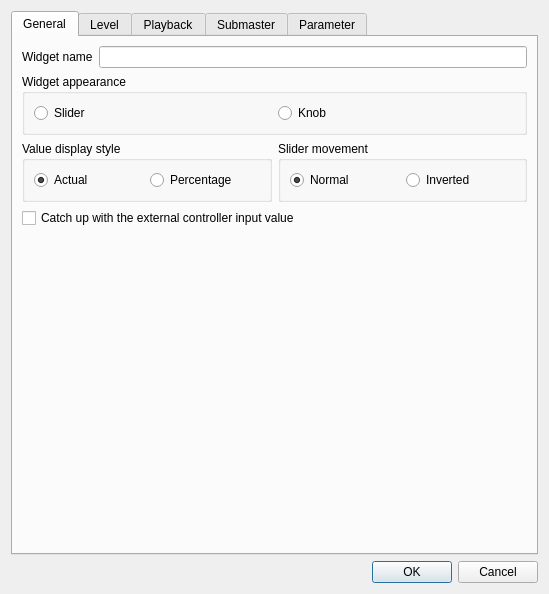
<?xml version="1.0" encoding="UTF-8"?>
<ui version="4.0">
 <author>Massimo Callegari</author>
 <comment>
  Q Light Controller Plus
  vcsliderproperties.ui

  Copyright (c) 2015 Massimo Callegari

  Licensed under the Apache License, Version 2.0 (the &quot;License&quot;);
  you may not use this file except in compliance with the License.
  You may obtain a copy of the License at

      http://www.apache.org/licenses/LICENSE-2.0.txt

  Unless required by applicable law or agreed to in writing, software
  distributed under the License is distributed on an &quot;AS IS&quot; BASIS,
  WITHOUT WARRANTIES OR CONDITIONS OF ANY KIND, either express or implied.
  See the License for the specific language governing permissions and
  limitations under the License.
 </comment>
 <class>VCSliderProperties</class>
 <widget class="QDialog" name="VCSliderProperties">
  <property name="geometry">
   <rect>
    <x>0</x>
    <y>0</y>
    <width>549</width>
    <height>594</height>
   </rect>
  </property>
  <property name="windowTitle">
   <string>Slider properties</string>
  </property>
  <layout class="QVBoxLayout">
   <item>
    <widget class="QTabWidget" name="m_tab">
     <property name="toolTip">
      <string/>
     </property>
     <property name="currentIndex">
      <number>0</number>
     </property>
     <widget class="QWidget" name="General">
      <attribute name="title">
       <string>General</string>
      </attribute>
      <layout class="QGridLayout" name="gridLayout_2">
       <item row="5" column="0" colspan="2">
        <widget class="QFrame" name="frame">
         <property name="frameShape">
          <enum>QFrame::Shape::NoFrame</enum>
         </property>
         <property name="frameShadow">
          <enum>QFrame::Shadow::Raised</enum>
         </property>
         <layout class="QVBoxLayout" name="verticalLayout_14">
          <property name="leftMargin">
           <number>0</number>
          </property>
          <property name="topMargin">
           <number>0</number>
          </property>
          <property name="rightMargin">
           <number>0</number>
          </property>
          <property name="bottomMargin">
           <number>0</number>
          </property>
          <item>
           <layout class="QVBoxLayout" name="m_extControlLayout"/>
          </item>
         </layout>
        </widget>
       </item>
       <item row="1" column="0" colspan="2">
        <widget class="QGroupBox" name="groupBox">
         <property name="title">
          <string>Widget appearance</string>
         </property>
         <layout class="QHBoxLayout" name="horizontalLayout_6">
          <item>
           <widget class="QRadioButton" name="m_widgetSliderRadio">
            <property name="text">
             <string>Slider</string>
            </property>
            <property name="icon">
             <iconset resource="../../../build/Desktop_Qt_6_9_3-Debug/fixtureeditor/.qt/rcc/qlcui.qrc">
              <normaloff>:/slider.png</normaloff>:/slider.png</iconset>
            </property>
            <property name="iconSize">
             <size>
              <width>32</width>
              <height>32</height>
             </size>
            </property>
           </widget>
          </item>
          <item>
           <widget class="QRadioButton" name="m_widgetKnobRadio">
            <property name="text">
             <string>Knob</string>
            </property>
            <property name="icon">
             <iconset resource="../../../build/Desktop_Qt_6_9_3-Debug/fixtureeditor/.qt/rcc/qlcui.qrc">
              <normaloff>:/knob.png</normaloff>:/knob.png</iconset>
            </property>
            <property name="iconSize">
             <size>
              <width>32</width>
              <height>32</height>
             </size>
            </property>
           </widget>
          </item>
         </layout>
        </widget>
       </item>
       <item row="4" column="0" colspan="2">
        <widget class="QCheckBox" name="m_catchValueCheck">
         <property name="text">
          <string>Catch up with the external controller input value</string>
         </property>
        </widget>
       </item>
       <item row="0" column="0" colspan="2">
        <layout class="QHBoxLayout">
         <item>
          <widget class="QLabel" name="m_nameLabel">
           <property name="text">
            <string>Widget name</string>
           </property>
          </widget>
         </item>
         <item>
          <widget class="QLineEdit" name="m_nameEdit">
           <property name="toolTip">
            <string>Name of the slider</string>
           </property>
          </widget>
         </item>
        </layout>
       </item>
       <item row="3" column="1">
        <widget class="QGroupBox" name="m_sliderMovementGroup">
         <property name="title">
          <string>Slider movement</string>
         </property>
         <layout class="QHBoxLayout" name="horizontalLayout_3">
          <item>
           <widget class="QRadioButton" name="m_sliderMovementNormalRadio">
            <property name="text">
             <string>Normal</string>
            </property>
            <property name="checked">
             <bool>true</bool>
            </property>
           </widget>
          </item>
          <item>
           <widget class="QRadioButton" name="m_sliderMovementInvertedRadio">
            <property name="text">
             <string>Inverted</string>
            </property>
           </widget>
          </item>
         </layout>
        </widget>
       </item>
       <item row="3" column="0">
        <widget class="QGroupBox" name="m_valueGroup">
         <property name="title">
          <string>Value display style</string>
         </property>
         <layout class="QHBoxLayout" name="horizontalLayout_2">
          <item>
           <widget class="QRadioButton" name="m_valueExactRadio">
            <property name="toolTip">
             <string>Show exact DMX values</string>
            </property>
            <property name="text">
             <string>Actual</string>
            </property>
            <property name="checked">
             <bool>true</bool>
            </property>
           </widget>
          </item>
          <item>
           <widget class="QRadioButton" name="m_valuePercentageRadio">
            <property name="toolTip">
             <string>Show value as percentage</string>
            </property>
            <property name="text">
             <string>Percentage</string>
            </property>
           </widget>
          </item>
         </layout>
        </widget>
       </item>
       <item row="6" column="0" colspan="2">
        <spacer>
         <property name="orientation">
          <enum>Qt::Orientation::Vertical</enum>
         </property>
         <property name="sizeHint" stdset="0">
          <size>
           <width>20</width>
           <height>40</height>
          </size>
         </property>
        </spacer>
       </item>
      </layout>
     </widget>
     <widget class="QWidget" name="Level">
      <attribute name="title">
       <string>Level</string>
      </attribute>
      <layout class="QVBoxLayout" name="verticalLayout_2">
       <item>
        <widget class="QGroupBox" name="m_levelValueRangeGroup">
         <property name="title">
          <string>Value range</string>
         </property>
         <layout class="QHBoxLayout">
          <item>
           <widget class="QLabel" name="m_levelLowLimitLabel">
            <property name="text">
             <string>Low limit</string>
            </property>
           </widget>
          </item>
          <item>
           <widget class="QSpinBox" name="m_levelLowLimitSpin">
            <property name="toolTip">
             <string>Lowest DMX value that can be set with this slider</string>
            </property>
            <property name="maximum">
             <number>255</number>
            </property>
           </widget>
          </item>
          <item>
           <widget class="QLabel" name="m_levelHighLimitLabel">
            <property name="text">
             <string>High limit</string>
            </property>
           </widget>
          </item>
          <item>
           <widget class="QSpinBox" name="m_levelHighLimitSpin">
            <property name="toolTip">
             <string>Highest DMX value that can be set with this slider</string>
            </property>
            <property name="maximum">
             <number>255</number>
            </property>
            <property name="value">
             <number>255</number>
            </property>
           </widget>
          </item>
          <item>
           <spacer>
            <property name="orientation">
             <enum>Qt::Orientation::Horizontal</enum>
            </property>
            <property name="sizeHint" stdset="0">
             <size>
              <width>40</width>
              <height>0</height>
             </size>
            </property>
           </spacer>
          </item>
          <item>
           <widget class="QPushButton" name="m_levelCapabilityButton">
            <property name="enabled">
             <bool>false</bool>
            </property>
            <property name="toolTip">
             <string>Set value range from the selected capability</string>
            </property>
            <property name="text">
             <string>From capability</string>
            </property>
           </widget>
          </item>
         </layout>
        </widget>
       </item>
       <item>
        <widget class="QTreeWidget" name="m_levelList">
         <property name="sizePolicy">
          <sizepolicy hsizetype="Expanding" vsizetype="MinimumExpanding">
           <horstretch>0</horstretch>
           <verstretch>0</verstretch>
          </sizepolicy>
         </property>
         <property name="alternatingRowColors">
          <bool>true</bool>
         </property>
         <property name="selectionMode">
          <enum>QAbstractItemView::SelectionMode::SingleSelection</enum>
         </property>
         <property name="sortingEnabled">
          <bool>true</bool>
         </property>
         <property name="allColumnsShowFocus">
          <bool>true</bool>
         </property>
         <column>
          <property name="text">
           <string>Name</string>
          </property>
         </column>
         <column>
          <property name="text">
           <string>Type</string>
          </property>
         </column>
         <column>
          <property name="text">
           <string>Range</string>
          </property>
         </column>
        </widget>
       </item>
       <item>
        <layout class="QHBoxLayout">
         <item>
          <widget class="QPushButton" name="m_levelAllButton">
           <property name="toolTip">
            <string>Select all channels</string>
           </property>
           <property name="text">
            <string>All</string>
           </property>
          </widget>
         </item>
         <item>
          <widget class="QPushButton" name="m_levelNoneButton">
           <property name="toolTip">
            <string>Unselect everything</string>
           </property>
           <property name="text">
            <string>None</string>
           </property>
          </widget>
         </item>
         <item>
          <widget class="QPushButton" name="m_levelInvertButton">
           <property name="toolTip">
            <string>Invert selection</string>
           </property>
           <property name="text">
            <string>Invert</string>
           </property>
          </widget>
         </item>
         <item>
          <spacer>
           <property name="orientation">
            <enum>Qt::Orientation::Horizontal</enum>
           </property>
           <property name="sizeHint" stdset="0">
            <size>
             <width>40</width>
             <height>0</height>
            </size>
           </property>
          </spacer>
         </item>
         <item>
          <widget class="QPushButton" name="m_levelByGroupButton">
           <property name="toolTip">
            <string>Choose channels by channel group</string>
           </property>
           <property name="text">
            <string>By group...</string>
           </property>
          </widget>
         </item>
        </layout>
       </item>
       <item>
        <widget class="QGroupBox" name="m_clickngoGroup">
         <property name="sizePolicy">
          <sizepolicy hsizetype="Preferred" vsizetype="Minimum">
           <horstretch>0</horstretch>
           <verstretch>0</verstretch>
          </sizepolicy>
         </property>
         <property name="title">
          <string>Click &amp;&amp; Go</string>
         </property>
         <layout class="QHBoxLayout" name="horizontalLayout_4">
          <item>
           <widget class="QRadioButton" name="m_cngNoneCheck">
            <property name="text">
             <string>None</string>
            </property>
            <property name="checked">
             <bool>true</bool>
            </property>
           </widget>
          </item>
          <item>
           <widget class="QRadioButton" name="m_cngColorCheck">
            <property name="text">
             <string>Intensity</string>
            </property>
           </widget>
          </item>
          <item>
           <widget class="QRadioButton" name="m_cngRGBCheck">
            <property name="text">
             <string>RGB</string>
            </property>
           </widget>
          </item>
          <item>
           <widget class="QRadioButton" name="m_cngCMYCheck">
            <property name="text">
             <string>CMY</string>
            </property>
           </widget>
          </item>
          <item>
           <widget class="QRadioButton" name="m_cngPresetCheck">
            <property name="text">
             <string>Gobo/Effect/Macro</string>
            </property>
           </widget>
          </item>
         </layout>
        </widget>
       </item>
       <item>
        <widget class="QCheckBox" name="m_monitorValuesCheck">
         <property name="text">
          <string>Monitor the selected channels and update the slider level</string>
         </property>
        </widget>
       </item>
       <item>
        <layout class="QVBoxLayout" name="m_monitorResetControl"/>
       </item>
       <item>
        <widget class="QPushButton" name="m_switchToLevelModeButton">
         <property name="toolTip">
          <string>Make the slider control the level of a set of channels</string>
         </property>
         <property name="text">
          <string>Switch to Level Mode</string>
         </property>
        </widget>
       </item>
      </layout>
     </widget>
     <widget class="QWidget" name="Playback">
      <attribute name="title">
       <string>Playback</string>
      </attribute>
      <layout class="QVBoxLayout" name="verticalLayout">
       <item>
        <widget class="QGroupBox" name="m_playbackFunctionGroup">
         <property name="title">
          <string>Function</string>
         </property>
         <layout class="QHBoxLayout" name="horizontalLayout">
          <item>
           <widget class="QLineEdit" name="m_playbackFunctionEdit">
            <property name="toolTip">
             <string>Function that is attached to the slider</string>
            </property>
            <property name="readOnly">
             <bool>true</bool>
            </property>
           </widget>
          </item>
          <item>
           <widget class="QToolButton" name="m_attachPlaybackFunctionButton">
            <property name="toolTip">
             <string>Attach a function to the slider</string>
            </property>
            <property name="text">
             <string notr="true">...</string>
            </property>
            <property name="icon">
             <iconset resource="../../../build/Desktop_Qt_6_9_3-Debug/fixtureeditor/.qt/rcc/qlcui.qrc">
              <normaloff>:/attach.png</normaloff>:/attach.png</iconset>
            </property>
            <property name="iconSize">
             <size>
              <width>32</width>
              <height>32</height>
             </size>
            </property>
           </widget>
          </item>
          <item>
           <widget class="QToolButton" name="m_detachPlaybackFunctionButton">
            <property name="toolTip">
             <string>Detach the current function from the slider</string>
            </property>
            <property name="text">
             <string notr="true">...</string>
            </property>
            <property name="icon">
             <iconset resource="../../../build/Desktop_Qt_6_9_3-Debug/fixtureeditor/.qt/rcc/qlcui.qrc">
              <normaloff>:/detach.png</normaloff>:/detach.png</iconset>
            </property>
            <property name="iconSize">
             <size>
              <width>32</width>
              <height>32</height>
             </size>
            </property>
           </widget>
          </item>
         </layout>
        </widget>
       </item>
       <item>
        <widget class="QCheckBox" name="m_flashButtonCheck">
         <property name="text">
          <string>Flash Button</string>
         </property>
        </widget>
       </item>
       <item>
        <layout class="QVBoxLayout" name="m_flashButtonLayout"/>
       </item>
       <item>
        <spacer name="m_playbackSpacer">
         <property name="orientation">
          <enum>Qt::Orientation::Vertical</enum>
         </property>
         <property name="sizeHint" stdset="0">
          <size>
           <width>20</width>
           <height>0</height>
          </size>
         </property>
        </spacer>
       </item>
       <item>
        <widget class="QPushButton" name="m_switchToPlaybackModeButton">
         <property name="toolTip">
          <string>Make the slider control a function</string>
         </property>
         <property name="text">
          <string>Switch to Playback Mode</string>
         </property>
        </widget>
       </item>
      </layout>
     </widget>
     <widget class="QWidget" name="tab">
      <attribute name="title">
       <string>Submaster</string>
      </attribute>
      <layout class="QVBoxLayout" name="verticalLayout_3">
       <item>
        <widget class="QLabel" name="m_submasterInfo">
         <property name="text">
          <string>Slider submaster mode is active</string>
         </property>
         <property name="alignment">
          <set>Qt::AlignmentFlag::AlignCenter</set>
         </property>
        </widget>
       </item>
       <item>
        <spacer name="m_submasterSpacer">
         <property name="orientation">
          <enum>Qt::Orientation::Vertical</enum>
         </property>
         <property name="sizeHint" stdset="0">
          <size>
           <width>20</width>
           <height>329</height>
          </size>
         </property>
        </spacer>
       </item>
       <item>
        <widget class="QPushButton" name="m_switchToSubmasterModeButton">
         <property name="toolTip">
          <string>Make the slider act as a submaster</string>
         </property>
         <property name="text">
          <string>Switch to Submaster Mode</string>
         </property>
        </widget>
       </item>
      </layout>
     </widget>
     <widget class="QWidget" name="parameterTab">
      <attribute name="title">
       <string>Parameter</string>
      </attribute>
      <layout class="QVBoxLayout" name="m_parameterLayout">
       <item>
        <widget class="QLabel" name="m_parameterInfo">
         <property name="text">
          <string>Parameter mode binds this slider to a role on whatever fixtures are currently selected (via SelectFixtures buttons). Pick the role and control byte:</string>
         </property>
         <property name="wordWrap">
          <bool>true</bool>
         </property>
        </widget>
       </item>
       <item>
        <layout class="QFormLayout" name="m_parameterForm">
         <item row="0" column="0">
          <widget class="QLabel" name="m_parameterRoleLabel">
           <property name="text">
            <string>Role</string>
           </property>
          </widget>
         </item>
         <item row="0" column="1">
          <widget class="QComboBox" name="m_parameterRoleCombo"/>
         </item>
         <item row="1" column="0">
          <widget class="QLabel" name="m_parameterByteLabel">
           <property name="text">
            <string>Control byte</string>
           </property>
          </widget>
         </item>
         <item row="1" column="1">
          <layout class="QHBoxLayout" name="m_parameterByteLayout">
           <item>
            <widget class="QRadioButton" name="m_parameterMSBRadio">
             <property name="text">
              <string>MSB (8-bit)</string>
             </property>
             <property name="checked">
              <bool>true</bool>
             </property>
            </widget>
           </item>
           <item>
            <widget class="QRadioButton" name="m_parameterLSBRadio">
             <property name="text">
              <string>LSB (fine, paired)</string>
             </property>
            </widget>
           </item>
          </layout>
         </item>
        </layout>
       </item>
       <item>
        <spacer name="m_parameterSpacer">
         <property name="orientation">
          <enum>Qt::Orientation::Vertical</enum>
         </property>
         <property name="sizeHint" stdset="0">
          <size>
           <width>20</width>
           <height>200</height>
          </size>
         </property>
        </spacer>
       </item>
       <item>
        <widget class="QPushButton" name="m_switchToParameterModeButton">
         <property name="toolTip">
          <string>Make the slider drive a role on the currently selected fixtures</string>
         </property>
         <property name="text">
          <string>Switch to Parameter Mode</string>
         </property>
        </widget>
       </item>
      </layout>
     </widget>
    </widget>
   </item>
   <item>
    <widget class="QDialogButtonBox" name="m_buttonBox">
     <property name="orientation">
      <enum>Qt::Orientation::Horizontal</enum>
     </property>
     <property name="standardButtons">
      <set>QDialogButtonBox::StandardButton::Cancel|QDialogButtonBox::StandardButton::Ok</set>
     </property>
    </widget>
   </item>
  </layout>
 </widget>
 <resources>
  <include location="../../../build/Desktop_Qt_6_9_3-Debug/fixtureeditor/.qt/rcc/qlcui.qrc"/>
 </resources>
 <connections>
  <connection>
   <sender>m_buttonBox</sender>
   <signal>accepted()</signal>
   <receiver>VCSliderProperties</receiver>
   <slot>accept()</slot>
   <hints>
    <hint type="sourcelabel">
     <x>257</x>
     <y>402</y>
    </hint>
    <hint type="destinationlabel">
     <x>157</x>
     <y>274</y>
    </hint>
   </hints>
  </connection>
  <connection>
   <sender>m_buttonBox</sender>
   <signal>rejected()</signal>
   <receiver>VCSliderProperties</receiver>
   <slot>reject()</slot>
   <hints>
    <hint type="sourcelabel">
     <x>325</x>
     <y>402</y>
    </hint>
    <hint type="destinationlabel">
     <x>286</x>
     <y>274</y>
    </hint>
   </hints>
  </connection>
  <connection>
   <sender>m_tab</sender>
   <signal>currentChanged(int)</signal>
   <receiver>VCSliderProperties</receiver>
   <slot>slotTabChanged()</slot>
   <hints>
    <hint type="sourcelabel">
     <x>274</x>
     <y>281</y>
    </hint>
    <hint type="destinationlabel">
     <x>274</x>
     <y>296</y>
    </hint>
   </hints>
  </connection>
 </connections>
 <slots>
  <slot>slotTabChanged()</slot>
 </slots>
</ui>
